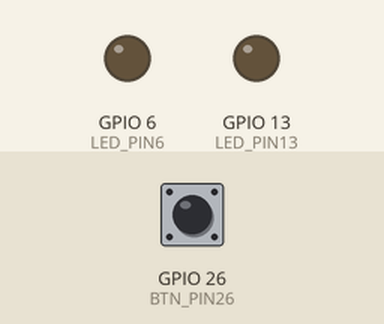
This program was run on a simulated Raspberry Pi (BCM pin numbers). Parts: output pins drawn as LEDs (lit = HIGH). The test bench sets the inputs (shaded band); at power-on: GPIO 26 (BTN_PIN26) LOW. The clock reads 2024-03-15 10:24:30 at power-on unless the program sets it.

Above: at 1.2 s.
1.3 s: GPIO 26 (BTN_PIN26) pulled HIGH for 3.2 s
At 5.5 s:
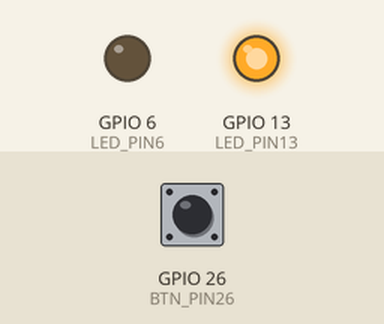
6.0 s: GPIO 26 (BTN_PIN26) pulled HIGH for 0.15 s
At 6.9 s:
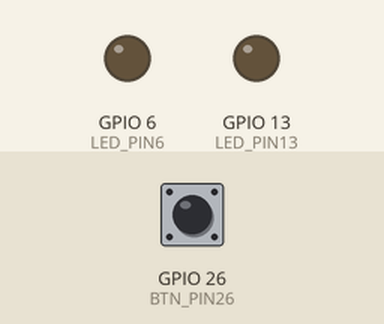
Timing chart, 0 to 9.0 s (numbered marks = the images above; inputs shaded):
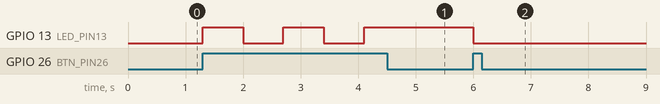

Measured:
- after the input at 1.3 s, GPIO 13 (LED_PIN13): alternates HIGH for 0.70 s and LOW for 0.70 s, 5 changes in all, then stays HIGH, starting at once
- after the input at 6.0 s, GPIO 13 (LED_PIN13): HIGH → LOW at once

The program:

5b.py
```python
#bron powerpoint van Hardware Interfacing periode 6 les 2
import RPi.GPIO as GPIO
import time

LED_PIN6 = 6
LED_PIN13 = 13
BTN_PIN19 = 19
BTN_PIN26 = 26
flashtime = 700
lasttime = 0

ledstatus = [GPIO.LOW, GPIO.LOW]

GPIO.setmode(GPIO.BCM)
GPIO.setup(LED_PIN6, GPIO.OUT)
GPIO.setup(LED_PIN13, GPIO.OUT)
GPIO.setup(BTN_PIN19, GPIO.IN, GPIO.PUD_DOWN)
GPIO.setup(BTN_PIN26, GPIO.IN, GPIO.PUD_DOWN)


def millis():
    return time.time() * 1000

#als de schakelaar is ingedrukt gaat een led knipperen voor 0.7 seconde
while True:
    buttonState = GPIO.input(BTN_PIN26)
    currenttime = millis()
    if buttonState == GPIO.HIGH:
        if(currenttime - lasttime >= flashtime):
            lasttime = currenttime
            if ledstatus[0] == GPIO.HIGH:
                ledstatus[0] = GPIO.LOW
            else:
                ledstatus[0] = GPIO.HIGH
            GPIO.output(LED_PIN13, ledstatus[0])
```
